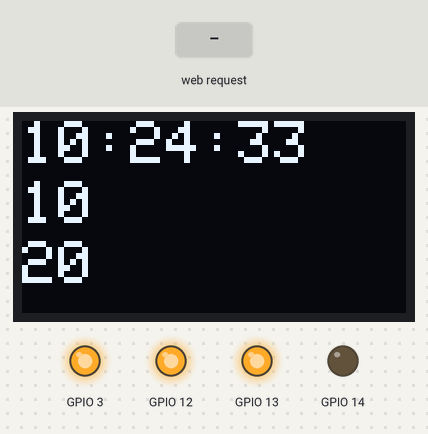
This sketch was run on a simulated ESP8266 (NodeMCU). Parts: 128×64 one-colour display, output pins drawn as LEDs (lit = HIGH). The inputs (shaded band) are chosen by the test bench. WiFi joins after 1.5 s; servers stay silent unless stated; the display library's start-up logo is not drawn; network time is answered at once with the bench clock; the local clock reads 2024-03-15 10:24:30 at power-on unless the sketch sets it; what the sketch prints to the serial monitor is not drawn.

Above: at 3.7 s.
At 4.7 s:
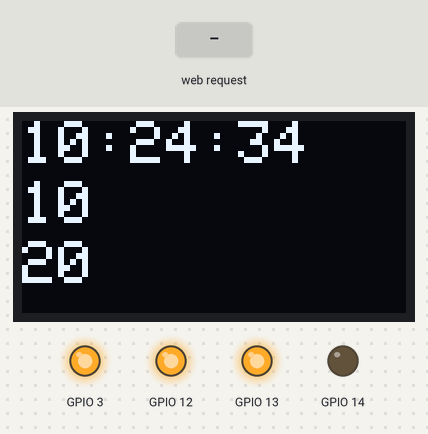
4.8 s: HTTP request GET /jadwal?off=120 received
At 6.3 s:
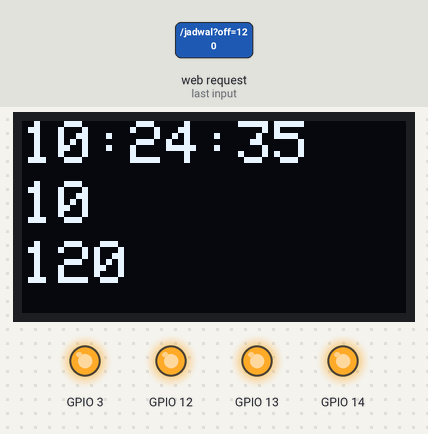
Timing chart, 0 to 7.8 s (numbered marks = the images above; inputs shaded):
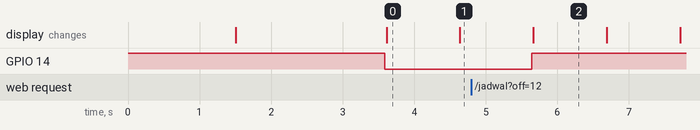

The sketch:

Clock_OLED_WServer_Load_Remote.ino
```cpp
#include <Arduino.h>

#include <ESP8266WiFi.h>

#include <NTPClient.h>
#include <WiFiUdp.h>

#include <Wire.h>
#include <Adafruit_GFX.h>
#include <Adafruit_SSD1306.h>

#include <ESPAsyncTCP.h>
#include <ESPAsyncWebServer.h>
#include "index.h"

#include <IRremote.h>

#define SCREEN_WIDTH 128 // OLED display width, in pixels
#define SCREEN_HEIGHT 64 // OLED display height, in pixels

// Declaration for an SSD1306 display connected to I2C (SDA, SCL pins)
#define OLED_RESET     4 // Reset pin # (or -1 if sharing Arduino reset pin)
Adafruit_SSD1306 display(SCREEN_WIDTH, SCREEN_HEIGHT, &Wire, OLED_RESET);

const char *ssid     = "Internet Gratis";
const char *password = "";

WiFiUDP ntpUDP;
NTPClient timeClient(ntpUDP);

AsyncWebServer server(80);

int RECV_PIN = 2;
IRrecv irrecv(RECV_PIN);
decode_results results;

void notFound(AsyncWebServerRequest *request) {
  request->send(404, "text/plain", "Not found");
}

String _on = "10", _off = "20" , _time ;

void setup() {


  pinMode(14, OUTPUT);
  pinMode(12, OUTPUT);
  pinMode(13, OUTPUT);
  pinMode(3, OUTPUT);

  digitalWrite(14, 1);
  digitalWrite(12, 1);
  digitalWrite(13, 1);
  digitalWrite(3, 1);

  irrecv.enableIRIn();

  Serial.begin(115200);
  WiFi.begin(ssid, password);
  while ( WiFi.status() != WL_CONNECTED ) {
    delay ( 500 );
    Serial.print ( "." );
  }
  Serial.print("IP Address: ");
  Serial.println(WiFi.localIP());

  timeClient.begin();
  timeClient.setTimeOffset(25200);

  if (!display.begin(SSD1306_SWITCHCAPVCC, 0x3C)) { // Address 0x3D for 128x64
    Serial.println(F("SSD1306 allocation failed"));
    for (;;); // Don't proceed, loop forever
  }
  server.on("/", HTTP_GET, [](AsyncWebServerRequest * request) {
    request->send(200, "text/html", jadwal);
  });
  server.on("/jadwal", HTTP_GET, [] (AsyncWebServerRequest * request) {
    String message;
    if (request->hasParam("on")) {
      _on = request->getParam("on")->value();
    }
    if (request->hasParam("off")) {
      _off = request->getParam("off")->value();
    }
    request->send(200, "text/plain", "OK");
  });
  server.on("/time", HTTP_GET, [] (AsyncWebServerRequest * request) {

    request->send(200, "text/plain", _time.c_str());
  });
  server.onNotFound(notFound);

  server.begin();
  display.display();
  delay(2000);
  display.clearDisplay();

}

void loop() {
  if (irrecv.decode(&results))
  {
    Serial.println(results.value, HEX);
    irrecv.resume(); // Receive the next value
  }
  timeClient.update();
  _time = timeClient.getFormattedTime();
  if (timeClient.getSeconds() < _off.toInt() && timeClient.getSeconds() > _on.toInt() )
    digitalWrite(14, 1);
  else
    digitalWrite(14, 0);

  Serial.println(_on);
  Serial.println(_off);
  Serial.println(_time);

  display.clearDisplay();
  display.setTextSize(2);
  display.setTextColor(WHITE);
  display.setCursor(0, 0);
  display.print(_time);
  display.setCursor(0, 20);
  display.print(_on);
  display.setCursor(0, 40);
  display.print(_off);
  display.display();
  delay(1000);
}
```

index.h
```cpp
const char jadwal[] PROGMEM = R"=====(
<!DOCTYPE html>
<html lang="en">

<head>
    <meta charset="UTF-8">
    <meta name="viewport" content="width=device-width, initial-scale=1.0">
    <script src="https://ajax.googleapis.com/ajax/libs/jquery/3.6.1/jquery.min.js"></script>
    <title>Jadwal</title>
    <style>
        body {
            width: 100vw;
            height: 100vh;
            display: flex;
            flex-direction: column;
            justify-content: center;
            align-items: center;

        }

        button,
        input,
        .time {
            width: 200px;
            height: 40px;
            border-radius: 10px;
            border: 1px solid rgba(1, 1, 1, 0.1);
            box-shadow: 0px 1px 10px 1px rgba(1, 1, 1, 0.1);
            text-align: center;
        }

        .button {
            display: flex;
            flex-direction: column;
            justify-content: center;
            align-items: center;

        }
    </style>
</head>

<body>
    <form action="jadwal" method="get">
        <div class="times time button" style="padding: 20px;">
            00:00:00
        </div>
        <div style="padding: 20px;">
            <div class="time button">
                Time On :
            </div>
            <input type="text" name="on">
        </div>
        <div style="padding: 20px;">
            <div class="time button">
                Time Off :
            </div>
            <input type="text" name="off">
        </div>
        <div class="button">

            <button>Submit</button>
        </div>
    </form>
    <script>function load() {
            $.get("/time", function (data, status) {
                $(".times").text(data);
            });
        }
        $(document).ready(function () {
            load();
        });
        setInterval(function () {
            load();
        }, 1000);
    </script>
</body>

</html>
)=====";
```

Measured:
- after the input at 4.8 s, GPIO 14: LOW → HIGH after 0.84 s
- what the display in image 0 shows lasts 1.0 s, from 3.6 s to 4.6 s
